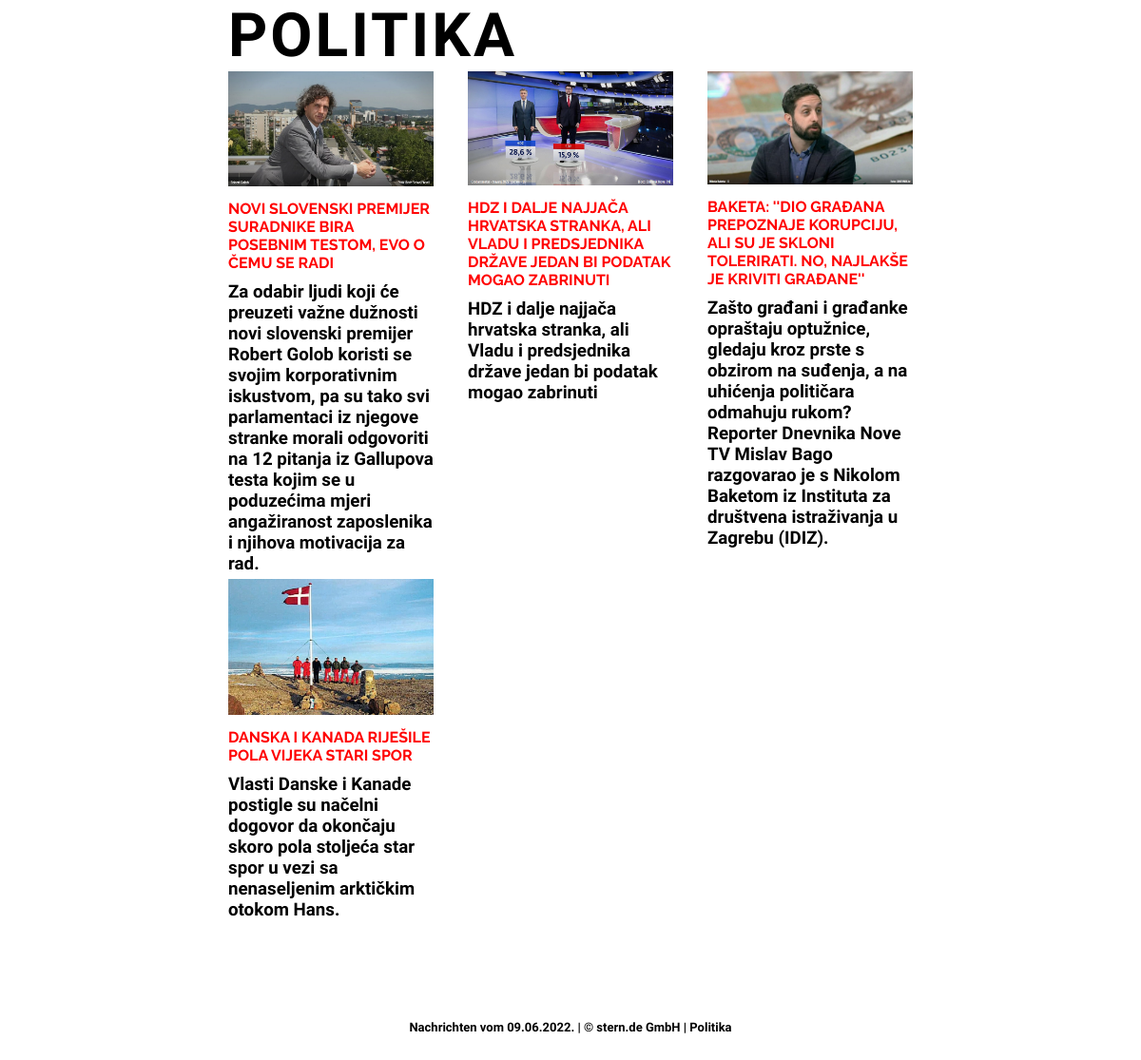
Screenshot of /kategorija.php?category=politika with the database file from the repository.
### tables this page shows
CREATE TABLE `article` (
  `id` int(11) NOT NULL AUTO_INCREMENT,
  `title` varchar(200) NOT NULL,
  `dateEdited` date DEFAULT NULL,
  `shortDescription` varchar(500) DEFAULT NULL,
  `photoPath` varchar(150) DEFAULT NULL,
  `content` mediumtext DEFAULT NULL,
  `categoryId` int(11) DEFAULT NULL,
  `archived` int(11) DEFAULT NULL,
  PRIMARY KEY (`id`),
  KEY `fk_categoryId` (`categoryId`),
  CONSTRAINT `fk_categoryId` FOREIGN KEY (`categoryId`) REFERENCES `category` (`id`)
);

### connection.php (called while the page is built, shortened)
<?php
    function connect() {
        $servername = "localhost";
        $username = "root";
        $password = "";
        $db_name = "stern";
        $mysqli  = new mysqli($servername, $username, $password, $db_name);
        $mysqli->set_charset("utf8");
        return $mysqli;
    }
    function fetch_news($category_name, $limit_articles=false) {
        $mysqli = connect();
        $category_id = get_category_id($category_name);
        $article_array = array();
        $id = $title = $date = $description = $photo_path = $text = '';
        $sql_query = "SELECT id, title, dateEdited, shortDescription, photoPath, content FROM article
                WHERE categoryId=? AND archived=0
                ORDER BY dateEdited";
        $stmt = $mysqli->prepare($sql_query);
        if($limit_articles) {
            $stmt->bind_param('ii', $category_id, $limit_articles);
        }
        else {
            $stmt->bind_param('i', $category_id);
        }
        $stmt->execute();
        $stmt->bind_result($id, $title, $date, $description, $photo_path, $text);
        while($stmt->fetch()) {
            array_push($article_array, new Article($id, $title, $date, $description,
                $photo_path, $text, $category_name, 0));
        }
        return $article_array;
    }
    function get_category_id($category_name) {
        $mysqli = connect();
        $category_id = 0;
        $sql_query = "SELECT id FROM category WHERE categoryName=?";
        $stmt = $mysqli->prepare($sql_query);
        $stmt->bind_param('s', $category_name);
        $stmt->execute();
        $stmt->bind_result($category_id);
        if($stmt->fetch()) {
            return $category_id;
        }
        return false;
    }
    class Article {
        function __construct($id, $title, $date, $description, $photo_path, $text,
            $category, $archive_status) {
            $this->id = $id;
            $this->title = $title;
            $this->description = $description;
            $this->photo_path = $photo_path;
        }
    }
?>

### kategorija.php (the view, shortened to what this page needs)
<!DOCTYPE html>
<html lang="en">
<head>
    <link rel="stylesheet" href="resources\style.css">
</head>
<body>
    <?php
        include 'connection.php';
        $category_name = $_GET['category'];
        $category_articles = fetch_news($category_name);
    ?>
    <main>
        <h1 class="index-category-heading"><?php echo $category_name; ?></h1>
        <section class="index-article-container">
        <?php
        foreach ($category_articles as $article) {
            echo '
            <article class="index-article">
                <a href="clanak.php?id='  . $article->id . '">
                <img src="' . $article->photo_path . '" alt=" ' . $category_name . ' article picture">
                <h4 class="index-article-category">' . $article->title . '</h4>
                <h3 class="index-article-heading">' . $article->description . '</h3>
                </a>
            </article>
            ';
        }
        ?>
        </section>
    </main>
    <footer>
        <h6 class="footer-text">Nachrichten vom 09.06.2022. | © stern.de GmbH |  <?php echo ucfirst($category_name);?></h6>
    </footer>
</body>
</html>

### resources/style.css (style rules this page uses)
body { width: 60%; margin: auto; }
.footer-text { font-size: 13px; font-family: 'Assistant', sans-serif; font-weight: 700; margin-top: 100px; }
footer { display: flex; justify-content: center; }
a:link { text-decoration: none; color: inherit; }
.index-category-heading { font-size: 64px; font-family: 'Teko', sans-serif; text-transform: uppercase; letter-spacing: 3px; font-weight: bold; margin: 0; }
.index-article-heading { font-family: 'Assistant', sans-serif; font-weight: 700; margin: 5px 0; }
.index-article-category { font-family: 'Raleway', sans-serif; font-weight: bolder; color: red; text-transform: uppercase; margin: 10px 0; }
.index-article { width: 30%; }
.index-article img { width: 100%; }
.index-article-container { display: flex; flex-wrap: wrap; justify-content: space-between; width: 100%; }

### rows the page displays
article: photoPath (picture), title "NOVI SLOVENSKI PREMIJER SURADNIKE BIRA POSEBNIM TESTOM, EVO O ČEMU SE RADI", shortDescription "Za odabir ljudi koji će preuzeti važne dužnosti novi slovenski premijer Robert Golob koristi se svojim korporativnim iskustvom, pa su tako svi parlamentaci iz njegove stranke morali odgovoriti na 12 pitanja iz Gallupova testa kojim se u poduzećima mjeri angažiranost zaposlenika i njihova motivacija za rad."
article: photoPath (picture), title "HDZ I DALJE NAJJAČA HRVATSKA STRANKA, ALI VLADU I PREDSJEDNIKA DRŽAVE JEDAN BI PODATAK MOGAO ZABRINUTI", shortDescription "HDZ i dalje najjača hrvatska stranka, ali Vladu i predsjednika države jedan bi podatak mogao zabrinuti"
article: photoPath (picture), title "BAKETA: ''DIO GRAĐANA PREPOZNAJE KORUPCIJU, ALI SU JE SKLONI TOLERIRATI. NO, NAJLAKŠE JE KRIVITI GRAĐANE''", shortDescription "Zašto građani i građanke opraštaju optužnice, gledaju kroz prste s obzirom na suđenja, a na uhićenja političara odmahuju rukom? Reporter Dnevnika Nove TV Mislav Bago razgovarao je s Nikolom Baketom iz Instituta za društvena istraživanja u Zagrebu (IDIZ)."
article: photoPath (picture), title "DANSKA I KANADA RIJEŠILE POLA VIJEKA STARI SPOR", shortDescription "Vlasti Danske i Kanade postigle su načelni dogovor da okončaju skoro pola stoljeća star spor u vezi sa nenaseljenim arktičkim otokom Hans."

### other values shown
$category_name "POLITIKA"
$category_name "Politika"
